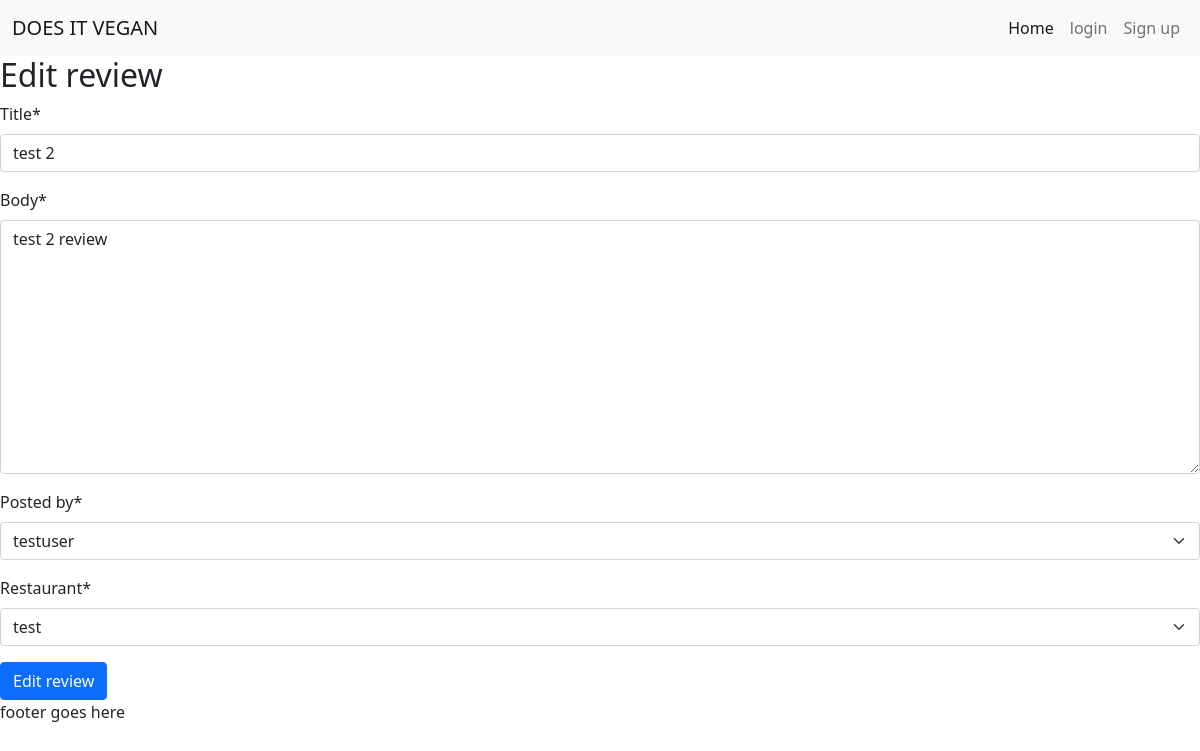
The page /edit_review/5 on the database as committed earlier.
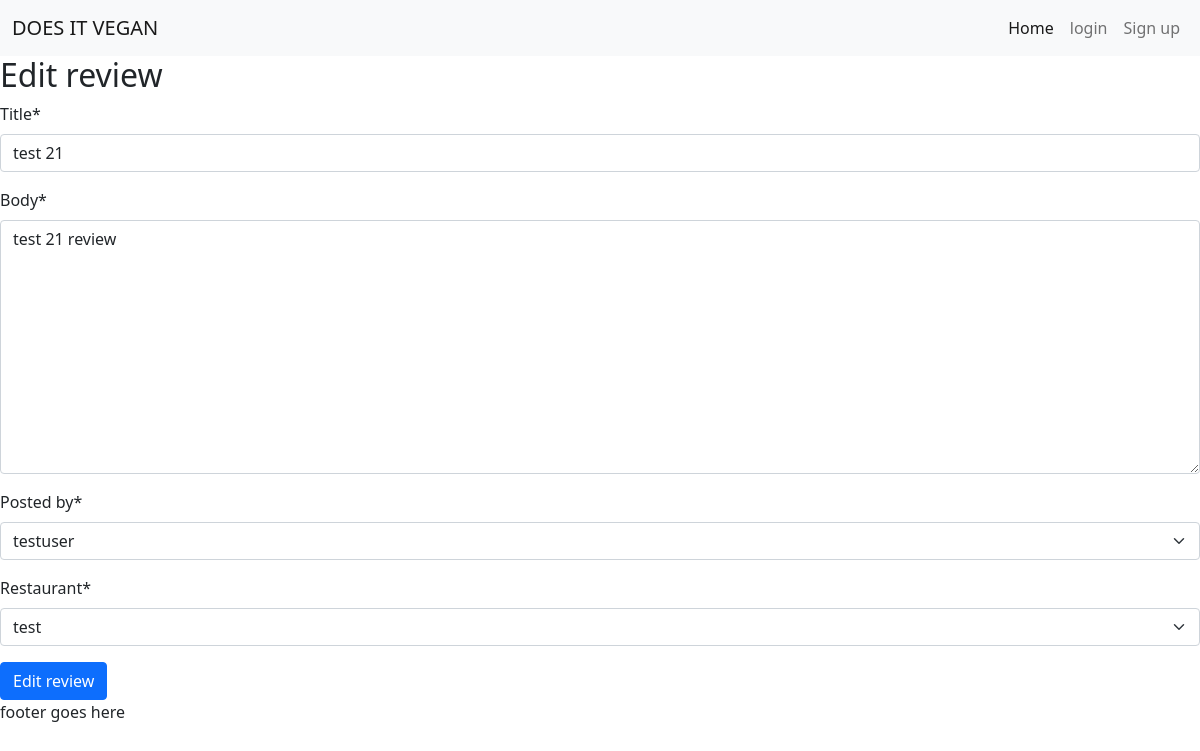
The same page on the database as committed later.
### web_app/models.py (models this page shows, shortened)
class Review(models.Model):
    title = models.CharField(max_length=200, unique=True)
    restaurant = models.ForeignKey(
        Restaurant, on_delete=models.CASCADE, related_name='reviews')
    created_on = models.DateTimeField(auto_now_add=True)
    body = models.TextField()
    approved = models.BooleanField(default=False)
    posted_by = models.ForeignKey(
        User, on_delete=models.CASCADE, related_name="review_added",
        null=True)
    class Meta:
        ordering = ['-created_on']

### web_app/views.py (the view)
class EditReviewView(UpdateView):
    model = Review
    form_class = ReviewForm
    template_name = 'edit_review.html'
    success_url = "/"

### web_app/forms.py
class ReviewForm(forms.ModelForm):
    class Meta:
        model = Review
        fields = (
            'title', 'body', 'posted_by', 'restaurant',
        )

### web_app/models.py (called while the page is built)
    def __str__(self):
        return self.name

### templates/edit_review.html
{% extends "base.html" %}
{% load crispy_forms_tags %}
{% block content %}
<h2>Edit review</h2>
<form method="post">
    {% csrf_token %}{{form|crispy}}
    <button type="submit" class="btn btn-primary">Edit review</button>
</form>
{% endblock %}

Rows that differ between the two databases and show on the page:
changed Review "testuser": title "test 2" → "test 21"; body "test 2 review" → "test 21 review"
